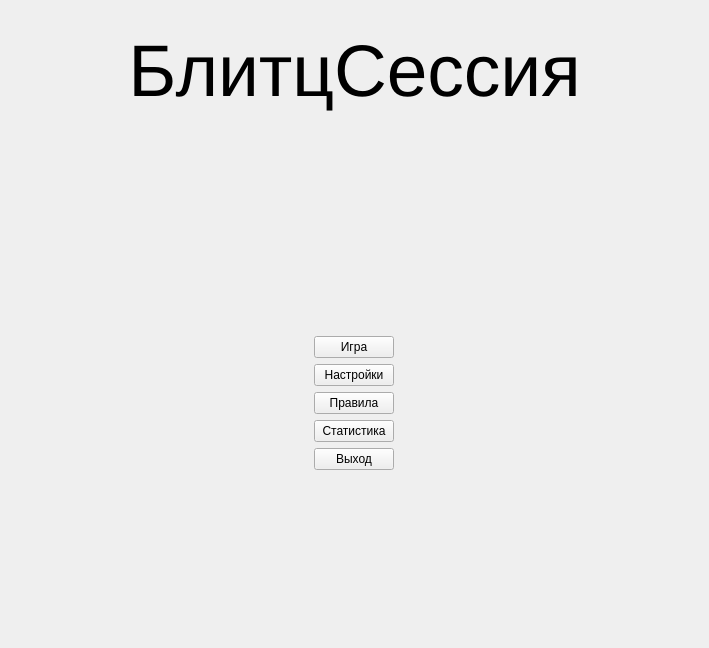
<?xml version="1.0" encoding="UTF-8"?>
<ui version="4.0">
 <class>MainGameMenu</class>
 <widget class="QWidget" name="MainGameMenu">
  <property name="geometry">
   <rect>
    <x>0</x>
    <y>0</y>
    <width>709</width>
    <height>648</height>
   </rect>
  </property>
  <property name="windowTitle">
   <string>MainGameMenu</string>
  </property>
  <layout class="QVBoxLayout" name="verticalLayout">
   <item>
    <widget class="QWidget" name="widget_3" native="true">
     <layout class="QVBoxLayout" name="verticalLayout_4">
      <item>
       <widget class="QWidget" name="widget" native="true">
        <layout class="QVBoxLayout" name="verticalLayout_2">
         <item alignment="Qt::AlignTop">
          <widget class="QLabel" name="label">
           <property name="sizePolicy">
            <sizepolicy hsizetype="Preferred" vsizetype="Preferred">
             <horstretch>0</horstretch>
             <verstretch>0</verstretch>
            </sizepolicy>
           </property>
           <property name="font">
            <font>
             <pointsize>55</pointsize>
             <weight>50</weight>
             <bold>false</bold>
            </font>
           </property>
           <property name="text">
            <string>БлитцСессия</string>
           </property>
           <property name="alignment">
            <set>Qt::AlignCenter</set>
           </property>
          </widget>
         </item>
        </layout>
       </widget>
      </item>
      <item alignment="Qt::AlignTop">
       <widget class="QWidget" name="widget_2" native="true">
        <layout class="QVBoxLayout" name="verticalLayout_3">
         <item alignment="Qt::AlignHCenter">
          <widget class="QPushButton" name="playButton">
           <property name="text">
            <string>Игра</string>
           </property>
          </widget>
         </item>
         <item alignment="Qt::AlignHCenter">
          <widget class="QPushButton" name="settingsButton">
           <property name="text">
            <string>Настройки</string>
           </property>
          </widget>
         </item>
         <item alignment="Qt::AlignHCenter">
          <widget class="QPushButton" name="rulesButton">
           <property name="text">
            <string>Правила</string>
           </property>
          </widget>
         </item>
         <item alignment="Qt::AlignHCenter|Qt::AlignTop">
          <widget class="QPushButton" name="statisticsButton">
           <property name="text">
            <string>Статистика</string>
           </property>
          </widget>
         </item>
         <item alignment="Qt::AlignHCenter">
          <widget class="QPushButton" name="exitButton">
           <property name="text">
            <string>Выход</string>
           </property>
          </widget>
         </item>
        </layout>
       </widget>
      </item>
     </layout>
    </widget>
   </item>
  </layout>
 </widget>
 <resources/>
 <connections/>
</ui>
